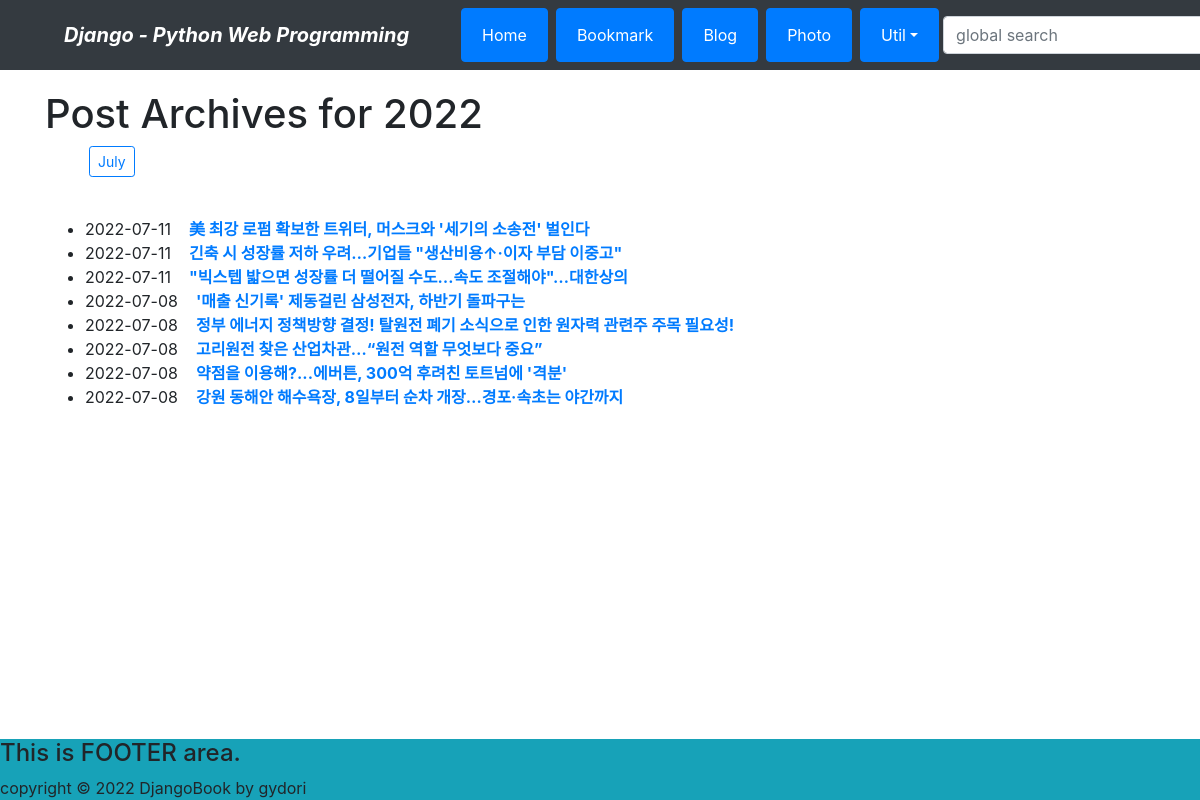
Screenshot of /blog/archive/2022/ with the database file from the repository.
### blog/models.py (models this page shows, shortened)
class Post(models.Model):
    title = models.CharField(verbose_name='TITLE', max_length=50)
    slug = models.SlugField('SLUG', max_length=50, unique=True, allow_unicode=True, help_text='one word for title alies.')
    description = models.CharField('DESCRIPTION', max_length=100, blank=True, help_text='simple description text.')
    content = models.TextField('CONTENT')
    create_dt = models.DateTimeField('CREATE DATE', auto_now_add=True)
    modify_dt = models.DateTimeField('MODIFY DATE', auto_now=True)
    class Meta:
        verbose_name = 'post'
        verbose_name_plural = 'posts'
        db_table = 'blog_posts'       # 디폴트 값 : 앱명_모델클래스명
        ordering = ('-modify_dt',)    # 정렬 (날짜순)
    def get_absolute_url(self):
        return reverse('blog:post_detail', args=(self.slug,))

### blog/views.py (the view)
# urls.py: path('archive/<int:year>/', views.PostYAV.as_view(), name = 'post_year_archive'),
class PostYAV(YearArchiveView):
    model = Post
    date_field = 'modify_dt'
    make_object_list = True

### blog/templates/blog/post_archive_year.html (shortened to what this page needs)
{% extends "base.html" %}
{% block content %}
<h1>Post Archives for {{ year|date:"Y" }}</h1>
<ul>
    {% for date in date_list %}
    <li style="display: inline;">
        <a href="{% url 'blog:post_month_archive' date|date:'Y' date|date:'b' %}" class="btn btn-outline-primary btn-sm mx-1">
    {{ date|date:"F" }} </a></li>
    {% endfor %}
</ul>
<br>
    <ul>
        {% for post in object_list %}
        <li>{{ post.modify_dt|date:"Y-m-d" }}&nbsp;&nbsp;&nbsp;
        <a href="{{ post.get_absolute_url }}"><strong>{{ post.title }}</strong></a></li>
        {% endfor %}
    </ul>
{% endblock %}
{% block footer %}
<footer class="fixed-bottom bg-info">
    <h4>This is FOOTER area.</h4>
    copyright &copy; 2022 DjangoBook by gydori
</footer>
{% endblock %}

### rows the page displays
Post: modify_dt "2022-07-11", title "美 최강 로펌 확보한 트위터, 머스크와 '세기의 소송전' 벌인다"
Post: modify_dt "2022-07-11", title "긴축 시 성장률 저하 우려…기업들 \"생산비용↑·이자 부담 이중고\""
Post: modify_dt "2022-07-11", title "\"빅스텝 밟으면 성장률 더 떨어질 수도…속도 조절해야\"…대한상의"
Post: modify_dt "2022-07-08", title "'매출 신기록' 제동걸린 삼성전자, 하반기 돌파구는"
Post: modify_dt "2022-07-08", title "정부 에너지 정책방향 결정! 탈원전 폐기 소식으로 인한 원자력 관련주 주목 필요성!"
Post: modify_dt "2022-07-08", title "고리원전 찾은 산업차관…“원전 역할 무엇보다 중요”"
Post: modify_dt "2022-07-08", title "약점을 이용해?...에버튼, 300억 후려친 토트넘에 '격분'"
Post: modify_dt "2022-07-08", title "강원 동해안 해수욕장, 8일부터 순차 개장…경포·속초는 야간까지"

### other values shown
{{ year|date:"Y" }} "2022"
{{ date|date:"F" }} "July"
